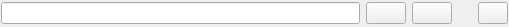
<?xml version="1.0" encoding="UTF-8"?>
<ui version="4.0">
 <class>SearchTextBar</class>
 <widget class="QWidget" name="SearchTextBar">
  <property name="geometry">
   <rect>
    <x>0</x>
    <y>0</y>
    <width>509</width>
    <height>27</height>
   </rect>
  </property>
  <property name="windowTitle">
   <string>Form</string>
  </property>
  <layout class="QGridLayout" name="gridLayout">
   <property name="leftMargin">
    <number>1</number>
   </property>
   <property name="topMargin">
    <number>1</number>
   </property>
   <property name="rightMargin">
    <number>1</number>
   </property>
   <property name="bottomMargin">
    <number>1</number>
   </property>
   <item row="0" column="1">
    <widget class="QPushButton" name="prevButton">
     <property name="maximumSize">
      <size>
       <width>50</width>
       <height>16777215</height>
      </size>
     </property>
     <property name="text">
      <string/>
     </property>
    </widget>
   </item>
   <item row="0" column="4">
    <widget class="QPushButton" name="quitButton">
     <property name="maximumSize">
      <size>
       <width>30</width>
       <height>16777215</height>
      </size>
     </property>
     <property name="text">
      <string/>
     </property>
    </widget>
   </item>
   <item row="0" column="0">
    <widget class="QLineEdit" name="lineEdit"/>
   </item>
   <item row="0" column="2">
    <widget class="QPushButton" name="nextButton">
     <property name="maximumSize">
      <size>
       <width>50</width>
       <height>16777215</height>
      </size>
     </property>
     <property name="text">
      <string/>
     </property>
    </widget>
   </item>
   <item row="0" column="3">
    <spacer name="horizontalSpacer">
     <property name="orientation">
      <enum>Qt::Horizontal</enum>
     </property>
     <property name="sizeType">
      <enum>QSizePolicy::Fixed</enum>
     </property>
     <property name="sizeHint" stdset="0">
      <size>
       <width>20</width>
       <height>20</height>
      </size>
     </property>
    </spacer>
   </item>
  </layout>
 </widget>
 <resources/>
 <connections/>
</ui>
